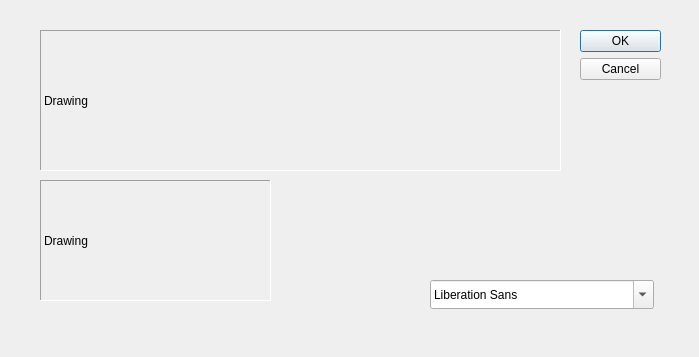
<?xml version="1.0" encoding="UTF-8"?>
<ui version="4.0">
 <class>Dialog</class>
 <widget class="QDialog" name="Dialog">
  <property name="geometry">
   <rect>
    <x>0</x>
    <y>0</y>
    <width>699</width>
    <height>357</height>
   </rect>
  </property>
  <property name="windowTitle">
   <string>Dialog</string>
  </property>
  <widget class="QDialogButtonBox" name="buttonBox">
   <property name="geometry">
    <rect>
     <x>580</x>
     <y>30</y>
     <width>81</width>
     <height>241</height>
    </rect>
   </property>
   <property name="orientation">
    <enum>Qt::Vertical</enum>
   </property>
   <property name="standardButtons">
    <set>QDialogButtonBox::Cancel|QDialogButtonBox::Ok</set>
   </property>
  </widget>
  <widget class="QFontComboBox" name="fontComboBox">
   <property name="geometry">
    <rect>
     <x>430</x>
     <y>280</y>
     <width>224</width>
     <height>29</height>
    </rect>
   </property>
  </widget>
  <widget class="QLabel" name="label">
   <property name="geometry">
    <rect>
     <x>40</x>
     <y>30</y>
     <width>521</width>
     <height>141</height>
    </rect>
   </property>
   <property name="frameShape">
    <enum>QFrame::Panel</enum>
   </property>
   <property name="frameShadow">
    <enum>QFrame::Sunken</enum>
   </property>
   <property name="text">
    <string>Drawing</string>
   </property>
  </widget>
  <widget class="QLabel" name="label_2">
   <property name="geometry">
    <rect>
     <x>40</x>
     <y>180</y>
     <width>231</width>
     <height>121</height>
    </rect>
   </property>
   <property name="frameShape">
    <enum>QFrame::Panel</enum>
   </property>
   <property name="frameShadow">
    <enum>QFrame::Sunken</enum>
   </property>
   <property name="text">
    <string>Drawing</string>
   </property>
  </widget>
 </widget>
 <resources/>
 <connections>
  <connection>
   <sender>buttonBox</sender>
   <signal>accepted()</signal>
   <receiver>Dialog</receiver>
   <slot>accept()</slot>
   <hints>
    <hint type="sourcelabel">
     <x>248</x>
     <y>254</y>
    </hint>
    <hint type="destinationlabel">
     <x>157</x>
     <y>274</y>
    </hint>
   </hints>
  </connection>
  <connection>
   <sender>buttonBox</sender>
   <signal>rejected()</signal>
   <receiver>Dialog</receiver>
   <slot>reject()</slot>
   <hints>
    <hint type="sourcelabel">
     <x>316</x>
     <y>260</y>
    </hint>
    <hint type="destinationlabel">
     <x>286</x>
     <y>274</y>
    </hint>
   </hints>
  </connection>
 </connections>
</ui>
